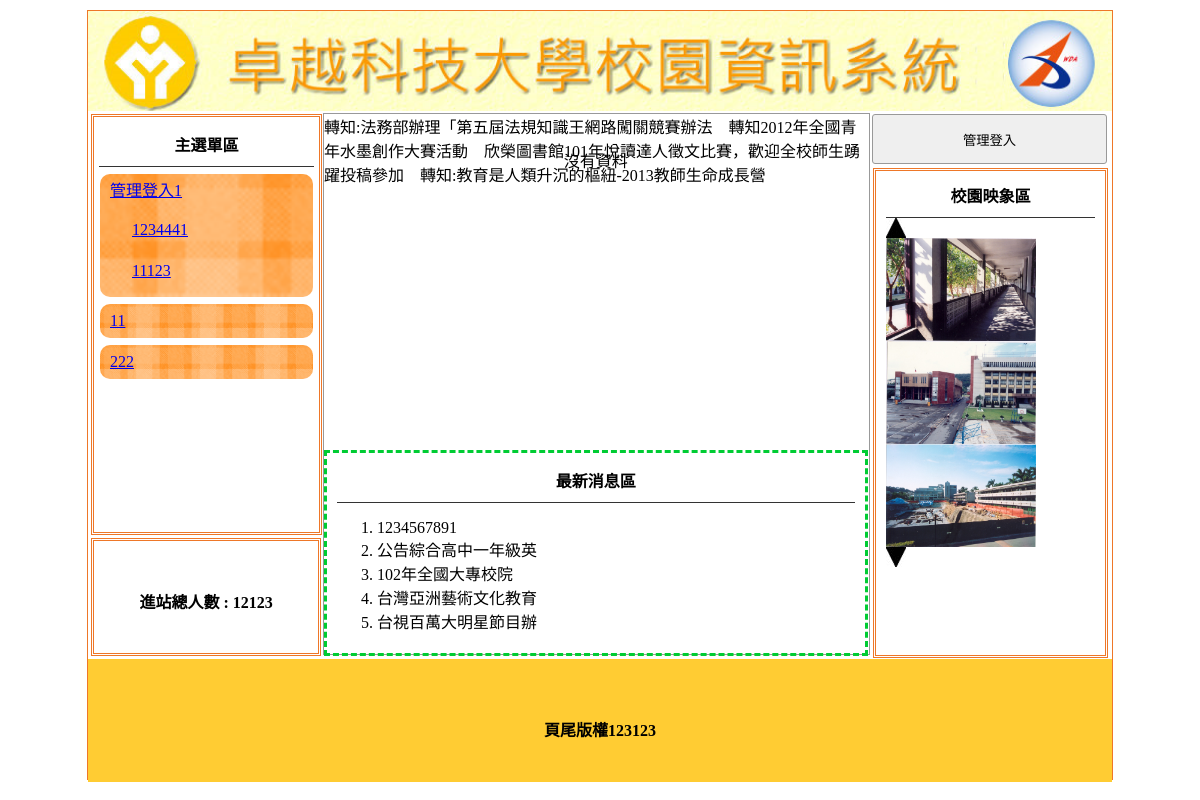
The page / on the database its author committed.
### tables this page shows
CREATE TABLE `title` (
  `id` int(11) NOT NULL,
  `file` text NOT NULL,
  `text` text NOT NULL,
  `display` int(11) NOT NULL
);

CREATE TABLE `menu` (
  `id` int(11) NOT NULL,
  `text` text NOT NULL,
  `href` text NOT NULL,
  `display` int(11) NOT NULL,
  `parent` int(11) NOT NULL
);

CREATE TABLE `total` (
  `total` int(11) NOT NULL
);

CREATE TABLE `news` (
  `id` int(11) NOT NULL,
  `text` text NOT NULL,
  `display` int(11) NOT NULL
);

CREATE TABLE `image` (
  `id` int(11) NOT NULL,
  `file` text NOT NULL,
  `display` int(11) NOT NULL
);

CREATE TABLE `bottom` (
  `bottom` text NOT NULL
);

### index.php (the view, shortened to what this page needs)
<!DOCTYPE html PUBLIC "-//W3C//DTD XHTML 1.0 Transitional//EN" "http://www.w3.org/TR/xhtml1/DTD/xhtml1-transitional.dtd">
<html xmlns="http://www.w3.org/1999/xhtml"><head><meta http-equiv="Content-Type" content="text/html; charset=UTF-8">
<?php include "sql.php"; ?>
<link href="./home_files/css.css" rel="stylesheet" type="text/css">
</head>
<body>
	<div id="main">
    	<a title="<?=$title_text?>" href="index.php"><div class="ti" style="background:url(&#39;<?=$title?>&#39;); background-size:cover;"></div></a>
        	<div id="ms">
             	<div id="lf" style="float:left;">
            		<div id="menuput" class="dbor">
                    	                            <span class="t botli">主選單區</span>
													<?=$menu?>
                                                </div>
                    <div class="dbor" style="margin:3px; width:95%; height:20%; line-height:100px;">
                    	<span class="t">進站總人數 :
                        	<?=$total?>                        </span>
                    </div>
        		</div>
                <div class="di" style="height:540px; border:#999 1px solid; width:53.2%; margin:2px 0px 0px 0px; float:left; position:relative; left:20px;">
                	                     <marquee scrolldelay="120" direction="left" style="position:absolute; width:100%; height:40px;"><?=$ad?>
                    	                    </marquee>
                    <div style="height:32px; display:block;"></div>
                	<div style="width:100%; padding:2px; height:290px;">
                    	<div id="mwww" loop="true" style="width:100%; height:100%;">
                        	                                <div style="width:99%; height:100%; position:relative;" class="cent">沒有資料</div>
                                                        </div>
                    </div>
                	<div style="width:95%; padding:2px; height:190px; margin-top:10px; padding:5px 10px 5px 10px; border:#0C3 dashed 3px; position:relative;">
                    		<span class="t botli">最新消息區</span>
                            <ul class="ssaa" style="list-style-type:decimal;">
							<?php
								$result = mq(sql("news", 1)." limit 5");
								while(fa2($row, $result))
								{
									$part = mb_substr($row["text"], 0, 10, "utf8");
									echo '<li class="sswww">'.$part.'<span class="all" style="display:none">'.$row["text"].'</span></li>';
								}
							?>
                            	                            </ul>
                    </div>
                	                </div>
                                 <div class="di di ad" style="height:540px; width:23%; padding:0px; margin-left:22px; float:left; ">
                	<button style="width:100%; margin-left:auto; margin-right:auto; margin-top:2px; height:50px;" onclick="lo(&#39;<?=$btnh?>&#39;)"><?=$btn?></button>
                	<div style="width:89%; height:480px;" class="dbor">
                    	<span class="t botli">校園映象區</span>
						<?=$image?>
                    </div>
                </div>
                            </div>
            	<div style="width:1024px; left:0px; position:relative; background:#FC3; margin-top:4px; height:123px; display:block;">
                	<span class="t" style="line-height:123px;"><?=$bottom?></span>
                </div>
    </div>
</body></html>

### sql.php (shortened to what this page needs)
<?php
	$link = mysqli_connect("localhost", "root", "", "dbxx");
	mysqli_query($link, "set names utf8");
	if(empty($_SESSION["a"]))
	{
		$btn = "管理登入";
		$btnh = "login.php";
	}
	else
	{
		$btn = "回後台管理";
		$btnh = "admin.php";
	}
	function mq($sql)
	{
		global $link;
		return mysqli_query($link, $sql);
	}
	function fa($r)
	{
		return mysqli_fetch_array($r);
	}
	function fa2(&$row, $r)
	{
		return $row = mysqli_fetch_array($r);
	}
	function sql($tb, $dis)
	{
		$r = "select * from ".$tb;
		if($dis) 	$r .= " where display = 1";
		return $r;
	}
	$result = mq(sql("title", 1));
	while(fa2($row, $result))
	{
		$title = "img/".$row["file"];
		$title_text = $row["text"];
	}
	$bottom = fa(mq(sql("bottom", 0)))[0];
	$total = fa(mq(sql("total", 0)))[0];
	$image = "<img src='img/01E01.jpg' onclick='pp(1)'><br>";
	$result = mq(sql("image", 1));
	$i = 0;
	while(fa2($row, $result))
	{
		$image .= "<img src='img/".$row["file"]."' class='im' id='ssaa".$i."' width='150' height='103'>";
		$i++;
	}
	$image .= "<br><img src='img/01E02.jpg' onclick='pp(2)'>";
	$menu = "";
	$result = mq(sql("menu", 1)." and parent = 0");
	while(fa2($row, $result))
	{
		$menu .= "<div class='mainmu'><a href='".$row["href"]."'>".$row["text"]."</a>";
		$result2 = mq(sql("menu", 1)." and parent = '".$row["id"]."'");
		while(fa2($row2, $result2))
		{
			$menu .= "<div class='mainmu2 mw'><a href='".$row2["href"]."' class='mainmu2 mw'>".$row2["text"]."</a></div>";
		}
		$menu .= "</div>";
	}
	$ad = "";
	$result = mq(sql("ad", 1));
	while(fa2($row, $result))
	{
		$ad .= $row["text"]."&emsp;";
	}
?>

### home_files/css.css (style rules this page uses)
body { padding:0px; margin:0px; }
#main { width:1024px; height:768px; margin:10px auto 10px auto; border:#EE7728 1px solid; position:relative; }
.ti { width:100%; height:100px; position:relative; background-size:cover; background-repeat:no-repeat; }
.dbor { border:#EE7728 double 3px; margin:1px; padding:2px 10px 2px 10px; }
.t { font-weight:800; display:block; text-align:center; padding:10px 1px 10px 1px; }
.botli { border-bottom:#333 1px solid; }
.mainmu { position:relative; border-radius:10px; background:url(icon/menu.fw.png) center no-repeat; background-size:cover; line-height:30px; padding:2px 10px 2px 10px; margin:7px 1px 7px 1px; }
.mainmu2 { position:relative; border-radius:10px; background:url(icon/menu3.fw.png)center no-repeat; background-size:100% 100%; line-height:30px; padding:2px 10px 2px 10px; margin:7px 1px 7px 1px; }
#lf { height:540px; width:21%; display:inline-block; }
#menuput { width:100%; height:75%; position:relative; padding:5px; display:block; margin: 3px; }
.di { display:inline-block; }
.ad { margin:1px; padding:2px 10px 2px 10px; }
.cent { text-align:center; }
input,button { border:#999 1px solid; border-radius:3px; background:#EFEFEF; padding:5px; margin:3px; }

### rows shown on the page
title: file (picture)
menu: text "管理登入1"
menu: text "1234441"
menu: text "11123"
menu: text "11"
menu: text "222"
total: total "12123"
news: text "1234567891"
news: text "公告綜合高中一年級英"
news: text "102年全國大專校院"
news: text "台灣亞洲藝術文化教育"
news: text "台視百萬大明星節目辦"
image: file (picture)
image: file (picture)
image: file (picture)
bottom: bottom "頁尾版權123123"

### other values the page prints
$ad "轉知:法務部辦理「第五屆法規知識王網路闖關競賽辦法 轉知2012年全國青年水墨創作大賽活動 欣榮圖書館101年悅讀達人徵文比賽，歡迎全校師生踴躍投稿參加 轉知:教育是人類升沉的樞紐-2013教師生命成長營"
$btn "管理登入"
